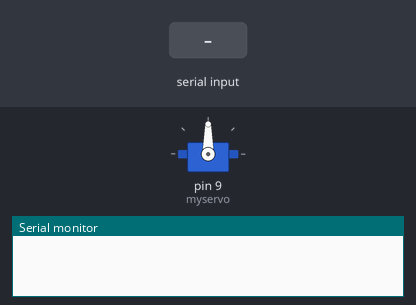
Recording of a sketch running on a simulated Arduino Uno, built with avr-gcc and run on an emulated ATmega328P. On the bench: servo, the last lines printed to the serial monitor. The inputs (shaded band) are chosen by the test bench.

Above: at 1.2 s.
1.3 s: "90,45\n" received over Serial
At 1.9 s:
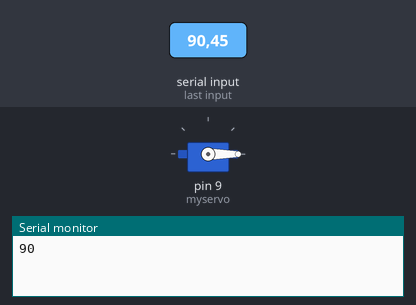
At 17.8 s:
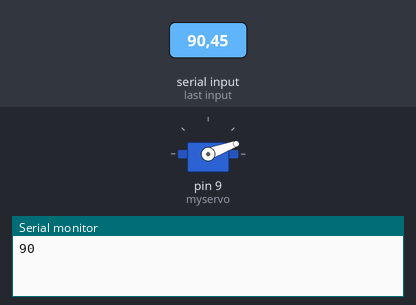
Timing chart, 0 to 19.6 s (numbered marks = the images above; inputs shaded):
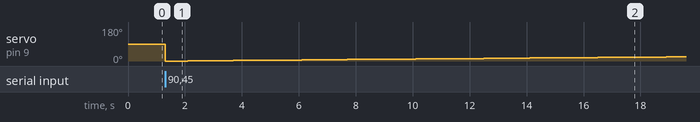

Measured:
- after the input at 1.3 s, servo on pin 9 (myservo): 90° → 0° at once, → 1° 0.80 s later, → 2° 0.80 s later, → 3° 0.80 s later, … (23 changes in this stretch)

The sketch:

mask_detection_actuation.ino
```cpp
#include <Servo.h>
Servo myservo; // create servo object to control a servo

int x;
int pos = 0;

void setup() {
  myservo.attach(9);  // attaches the servo on pin 9 to the servo object
  Serial.begin(9600);
  Serial.setTimeout(1);
}

void loop() {
  while (!Serial.available());
  x = Serial.readString().toInt();
  Serial.print(x);

  if(x == 0){
    for (pos = 0; pos <= 90; pos += 1) { // goes from 0 degrees to 90 degrees
      // in steps of 1 degree
      myservo.write(pos);              // tell servo to go to position in variable 'pos'
      delay(800);                       // waits 0.8s for the servo to reach the position
    }

    delay(3000);

    for (pos = 90; pos >= 0; pos -= 1) { // goes from 90 degrees to 0 degrees
      myservo.write(pos);              // tell servo to go to position in variable 'pos'
      delay(800);                       // waits 0.8s for the servo to reach the position
    }
  }
}
```
